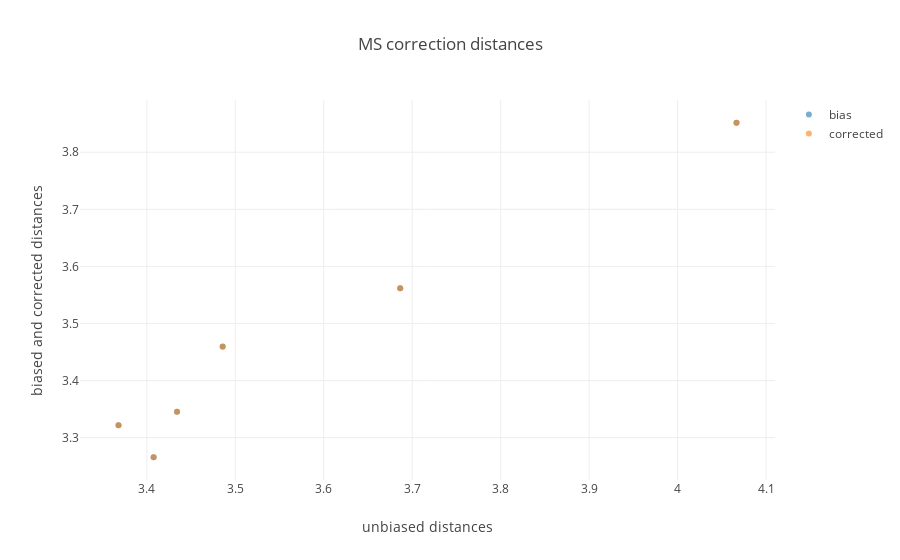

Source (notebook cell):
### Markdown cell above
**Fig. 5** Principal-component-wise relation between pairwise centroid distances in Unbiased versus Corrected scenarios. Average distances were calculated between the projections of population specific haplotypes along specific PCs. Pearson's r was calculated using the function `pearsonr` of the python package `scipy.stats.stats`.

### Code cell
t= np.array([
    unbias_pair_dist,
    bias_pair_dist,
    corrected_pair_dist
]).T

fig_data= [go.Scatter(
    x= t[:,0],
    y= t[:,i],
    mode= 'markers',
    marker= dict(
        color= i,
        opacity= .6
    ),
    name= ['bias','corrected'][i-1]
    ) for i in [1,2]
]

layout = go.Layout(
    title= 'MS correction distances',
    yaxis=dict(
        title='biased and corrected distances'),
    xaxis=dict(
        title='unbiased distances')
)

fig= go.Figure(data=fig_data, layout=layout)
iplot(fig)

### Figure 1 — Plotly figure (JSON) as saved in the notebook; plotly's stock layout.template omitted (floating-point values rounded to 4 significant figures)
{"data": [{"marker": {"color": 1, "opacity": 0.6}, "mode": "markers", "name": "bias", "type": "scatter", "x": [3.686, 3.434, 4.067, 3.368, 3.486, 3.408], "y": [3.562, 3.346, 3.852, 3.322, 3.46, 3.266]}, {"marker": {"color": 2, "opacity": 0.6}, "mode": "markers", "name": "corrected", "type": "scatter", "x": [3.686, 3.434, 4.067, 3.368, 3.486, 3.408], "y": [3.562, 3.346, 3.852, 3.322, 3.459, 3.266]}], "layout": {"title": "MS correction distances", "xaxis": {"title": "unbiased distances"}, "yaxis": {"title": "biased and corrected distances"}}}
